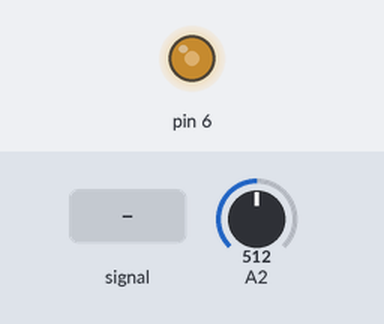
This program was run on a simulated Arduino Uno, built with avr-gcc and run on an emulated ATmega328P. Parts: output pins drawn as LEDs (lit = HIGH). The test bench sets the inputs (shaded band); at power-on: A2 = 512.

Above: at 1.2 s.
1.3 s: A2 fed a 200 Hz sine of ±81 counts around its level
Timing chart, 0 to 2.2 s (numbered marks = the images above; inputs shaded):
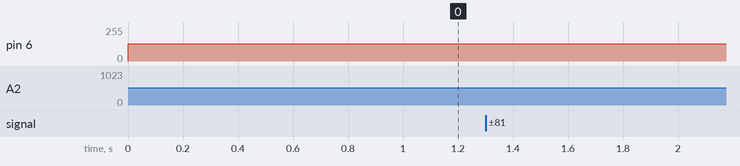

The program:

main.cpp
```cpp
//Sources:
//https://ww1.microchip.com/downloads/en/DeviceDoc/Atmel-7810-Automotive-Microcontrollers-ATmega328P_Datasheet.pdf
//https://www.instructables.com/Introduction-to-ADC-in-AVR-Microcontroller-for-Beg/

#include <Arduino.h>

uint16_t analog = 0u;

ISR(ADC_vect)
{
  analog = 0u;
  analog |= ADCH;
}

void setup()
{
  // put your setup code here, to run once:

  //Set pin 6 to output
  DDRD |= (1 << DDD6);

  //Set Analog 2 to input
  DDRC &= ~(1 << PC2);

  //Set ADC to Freerunning mode
  ADCSRB &= ~(1 << ADTS2);
  ADCSRB &= ~(1 << ADTS1);
  ADCSRB &= ~(1 << ADTS0);

  //Set ADC prescalar to 128
  ADCSRA |= (1 << ADPS2);
  ADCSRA |= (1 << ADPS1);
  ADCSRA |= (1 << ADPS0);

  //Set voltage refference to AVcc
  ADMUX &= ~(1 << REFS1);
  ADMUX |= (1 << REFS0);

  //Left adjust the result
  ADMUX |= (1 << ADLAR);

  //Set analog channel to ADC2
  ADMUX &= ~(1 << MUX3);
  ADMUX &= ~(1 << MUX2);
  ADMUX |= (1 << MUX1);
  ADMUX &= ~(1 << MUX0);

  //Enable ADC Auto Trigger
  ADCSRA |= (1 << ADATE);

  //Enable ADC Interrupt
  ADCSRA |= (1 << ADIE);

  //Enable ADC
  ADCSRA |= (1 << ADEN);

  //Start ADC
  ADCSRA |= (1 << ADSC);

  //Set pin 6 ON
  PORTD |= (1 << PORTD6);

  //Set COM1A to compare mode
  TCCR0A |= (1 << COM0A1);

  //Set timer mode to fast PWM
  TCCR0A |= (1 << WGM00);
  TCCR0A |= (1 << WGM01);
}

void loop()
{
  // put your main code here, to run repeatedly:

  //Change the LED brightness
  OCR0A = analog;
}
```
